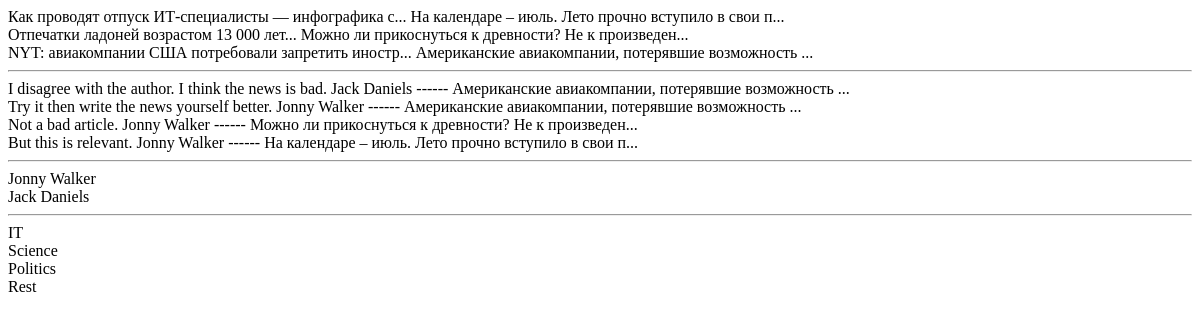
/news/index/, run on an earlier commit of the app's database.
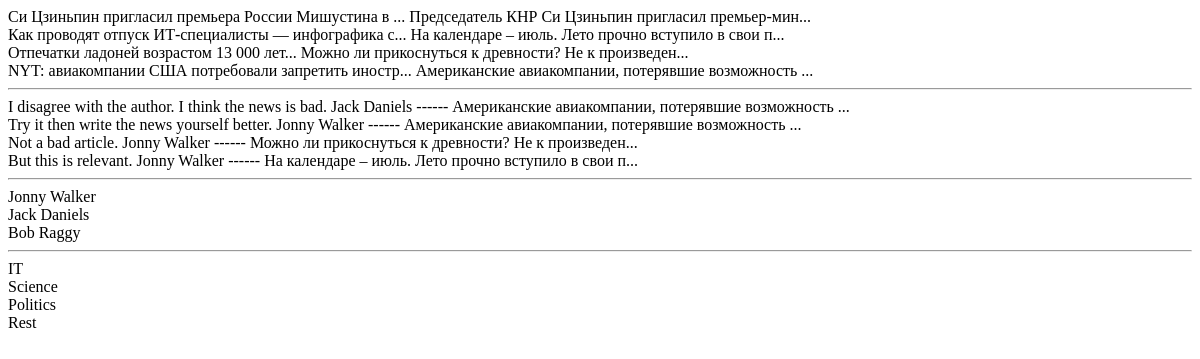
And on a later commit of the database.
### News/models.py (models this page shows, shortened)
class Post(models.Model):
    NEWS = 'NE'
    ARTICLE = 'AR'
    POSTTYPES = [
        (NEWS, 'Новость'),
        (ARTICLE, 'Статья'),
    ]
    post_author = models.ForeignKey(Author, on_delete=models.CASCADE, verbose_name='Автор')
    post_type = models.CharField(max_length=2, choices=POSTTYPES, default=NEWS, verbose_name='Тип поста')
    post_time_in = models.DateTimeField(auto_now_add=True, verbose_name='Дата публикации')
    post_category = models.ManyToManyField(Category, through='PostCategory', verbose_name='Категория поста')
    post_title = models.CharField(max_length=255, verbose_name='Заголовок')
    post_text = models.TextField(verbose_name='Текст')
    post_rating = models.FloatField(default=0, verbose_name='Рейтинг')
    def __str__(self):
        return f'{self.post_title[0:50]}... {self.post_text[0:50]}...'
    class Meta:
        verbose_name = 'Пост'
        verbose_name_plural = 'Посты'
        ordering = ['-post_time_in']

class Comment(models.Model):
    comment_post = models.ForeignKey(Post, on_delete=models.CASCADE,verbose_name='Пост коментария')
    comment_user = models.ForeignKey(User, on_delete=models.CASCADE,verbose_name='Автор коментария')
    comment_text = models.TextField(verbose_name='Текст коментария')
    comment_time_in = models.DateTimeField(auto_now_add=True)
    comment_rating = models.FloatField(default=0,verbose_name='Ретинг')
    def __str__(self):
        return f'{self.comment_text} {self.comment_user.username} ------ {self.comment_post.post_text[0:50]}...'
    class Meta:
        verbose_name = 'Коментарий'
        verbose_name_plural = 'Коментарии'
        ordering = ['comment_time_in']

class Author(models.Model):
    author_rating = models.FloatField(default=0)
    author_user = models.OneToOneField(User, on_delete=models.CASCADE)
    def __str__(self):
        return f'{self.author_user.username}'
    class Meta:
        verbose_name = 'Автор'
        verbose_name_plural = 'Авторы'

class Category(models.Model):
    category_name = models.CharField(max_length=255, unique=True)
    def __str__(self):
        return f'{self.category_name}'
    class Meta:
        verbose_name = 'Категория'
        verbose_name_plural = 'Категории'

### News/views.py (the view)
# urls.py: path('index/', index),
def index(requests):
    posts = Post.objects.all()
    comments = Comment.objects.all()
    authors = Author.objects.all()
    categories = Category.objects.all()
    return render(requests, 'index.html',
                  context={'posts': posts, 'comments': comments, 'authors': authors, 'categories': categories})

### News/templates/News/index.html
<html>
<head></head>
<body>
{% for x in posts %}
{{ x }}
<br>
{% endfor %}
<hr>
{% for x in comments %}
{{ x }}
<br>
{% endfor %}
<hr>
{% for x in authors %}
{{ x }}
<br>
{% endfor %}
<hr>
{% for x in categories %}
{{ x }}
<br>
{% endfor %}
</body>
</html>

What changed in the data, as far as the page shows it:
added Post: post_title+post_text "Си Цзиньпин пригласил премьера России Мишустина в ... Председатель КНР Си Цзиньпин пригласил премьер-мин..."
added Author: author_user.username "Bob Raggy"
